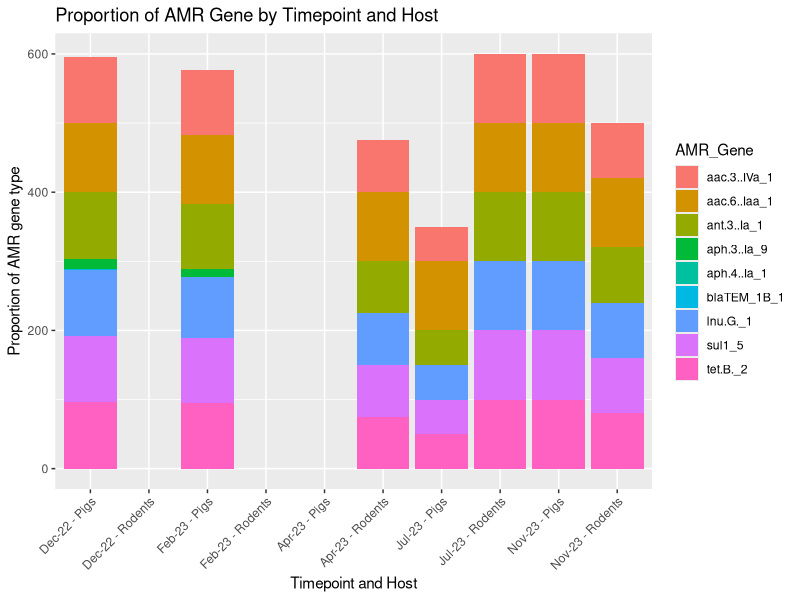
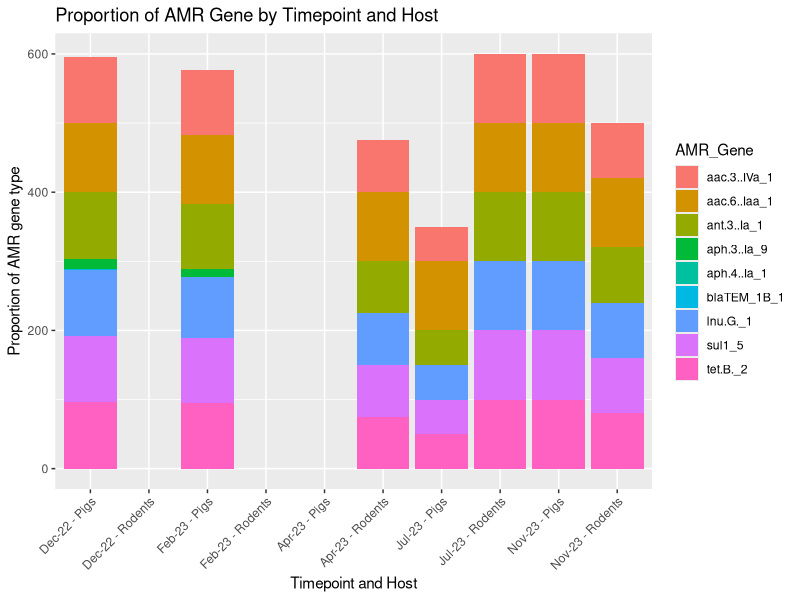

The R source for these figures, in order:
library(ggplot2)
library(tidyr)
library(dplyr)

# Sample data
data <- data.frame(
  Timepoints = rep(c("Dec-22", "Feb-23", "Apr-23", "Jul-23", "Nov-23"), each = 2),
  Hosts = c("Pigs", "Rodents", "Pigs", "Rodents", "Pigs", "Rodents", "Pigs", "Rodents", "Pigs", "Rodents"),
  
  'aac(3)-IVa_1' = c(95.8, NA, 93.3, NA, NA, 75, 50, 100, 100, 80),
  'aac(6)-Iaa_1' = c(100, NA, 100, NA, NA, 100, 100, 100, 100, 100),
  'ant(3)-Ia_1' = c(95.8, NA, 95, NA, NA, 75, 50, 100, 100, 80),
  'aph(3)-Ia_9' = c(14.6, NA, 11.7, NA, NA, 0, 0, 0, 0, 0),
  'aph(4)-Ia_1' = c(1, NA, 0, NA, NA, 0, 0, 0, 0, 0),
  'blaTEM_1B_1' = c(1, NA, 0, NA, NA, 0, 0, 0, 0, 0),
  'lnu(G)_1' = c(95.8, NA, 88.3, NA, NA, 75, 50, 100, 100, 80),
  'sul1_5' = c(95.8, NA, 93.3, NA, NA, 75, 50, 100, 100, 80),
  'tet(B)_2' = c(95.8, NA, 95, NA, NA, 75, 50, 100, 100, 80)
)

# Convert Timepoints to a factor with chronological order
data$Timepoints <- factor(data$Timepoints, levels = c("Dec-22", "Feb-23", "Apr-23", "Jul-23", "Nov-23"))


# Convert to long format
data_long <- pivot_longer(data, cols = -c(Timepoints, Hosts), names_to = "AMR_Gene", values_to = "Percentage")


# Create a combined label for x-axis
data_long <- data_long %>%
  mutate(Time_Host = paste(Timepoints, Hosts, sep = " - "))


# Reorder Time_Host based on Timepoints
data_long$Time_Host <- factor(data_long$Time_Host,
                              levels = unique(data_long$Time_Host[order(data_long$Timepoints)]))

# Plot
ggplot(data_long, aes(x = Time_Host, y = Percentage, fill = AMR_Gene)) +
  geom_bar(stat = "identity") +
  labs(title = "Proportion of AMR Gene by Timepoint and Host",
       x = "Timepoint and Host", y = "Proportion of AMR gene type", fill = "AMR_Gene") +
  theme(axis.text.x = element_text(angle = 45, hjust = 1))

print(
  ggplot(data_long, aes(x = Time_Host, y = Percentage, fill = AMR_Gene)) +
    geom_bar(stat = "identity") +
    labs(title = "Proportion of AMR Gene by Timepoint and Host",
         x = "Timepoint and Host", y = "Proportion of AMR gene type", fill = "AMR_Gene") +
    theme(axis.text.x = element_text(angle = 45, hjust = 1))
)
